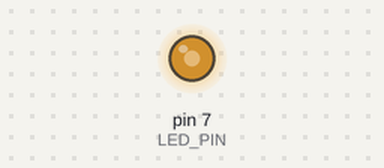
Bench run of a sketch on a simulated Arduino Uno, built with avr-gcc and run on an emulated ATmega328P. Shown: output pins drawn as LEDs (lit = HIGH).

Above: at 2.29 s.
At 10.33 s:
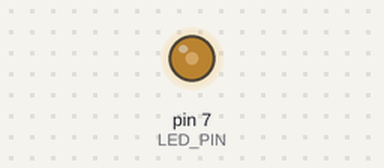
At 19.09 s:
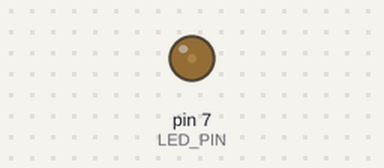
At 37.63 s:
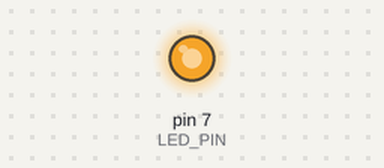
Timing chart, 0 to 40.0 s (numbered marks = the images above):
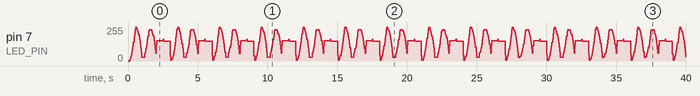

The sketch:

PWM.ino
```cpp
#define LED_PIN 7

double period_us = 1000;
int duty_percent = 0;
unsigned long cycle_start_time;
unsigned long last_pwm_time;

void set_period(double period) {
  period_us = period;
}

void set_duty(int duty) {
  if (duty < 0) duty = 0;
  if (duty > 100) duty = 100;
  duty_percent = duty;
}

void setup(){
  pinMode(LED_PIN, OUTPUT);
  cycle_start_time = micros();
  last_pwm_time = micros();
}

void loop(){
  double periods[] = {10000, 1000, 100};

  for (int p = 0; p < 3; p++) {
    set_period(periods[p]);

    unsigned long phase_start = micros();
    unsigned long one_sec = 1000000;  // 1초

    while (micros() - phase_start < one_sec) {
      unsigned long elapsed = micros() - phase_start;

      // 0→100→0 사이클 계산 (2차 함수)
      double progress = (double)elapsed / one_sec;  // 0~1
      double duty;

      if (progress <= 0.5) {
        // 0 → 100: 2차 함수
        double x = progress * 2;  // 0~1
        duty = 100 * x * x;
      } else {
        // 100 → 0: 역2차 함수
        double x = (progress - 0.5) * 2;  // 0~1
        duty = 100 * (1 - x * x);
      }

      set_duty((int)duty);

      // PWM 출력 (실시간)
      pwm_output();
    }
  }
}

void pwm_output() {
  static bool led_state = LOW;
  static unsigned long pwm_start = 0;

  unsigned long current_time = micros();
  unsigned long elapsed = current_time - pwm_start;

  double high_time = period_us * (duty_percent / 100.0);

  if (led_state == LOW && elapsed >= period_us) {
    // 새 PWM 사이클 시작
    digitalWrite(LED_PIN, HIGH);
    led_state = HIGH;
    pwm_start = current_time;
  } else if (led_state == HIGH && elapsed >= high_time) {
    // HIGH → LOW 전환
    digitalWrite(LED_PIN, LOW);
    led_state = LOW;

  }
}
```
